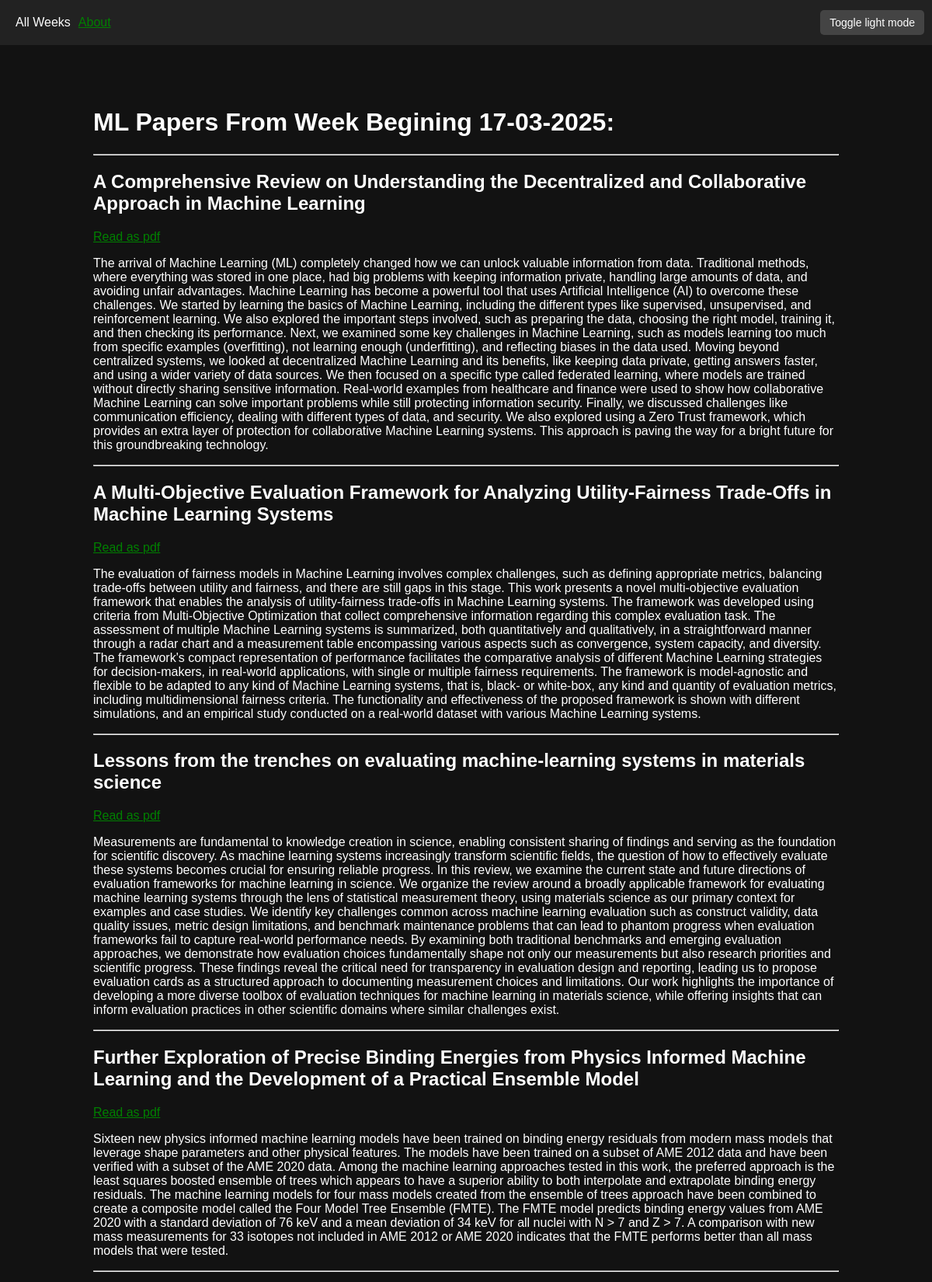
The page / (upper part) on the database its author committed.
### posts/models.py (models this page shows, shortened)
class Week(models.Model):
    date = models.CharField(max_length=17)

class Paper(models.Model):
    title = models.CharField(max_length=200)
    summary = models.TextField()
    link = models.URLField()
    week = models.ForeignKey(Week, related_name="papers", on_delete=models.CASCADE)

### posts/views.py (the view)
# urls.py: 2. Add a URL to urlpatterns:  path('', views.home, name='home')
def home(request):
    return render(request, 'home.html',
                   {'papers': Week.objects.last().papers.all(),
                    'weeks': Week.objects.all().order_by('-id'), # order_by('-id') is used so that weeks are shown in decending order in side bar
                    'week': Week.objects.last()})

### posts/templates/home.html (shortened to what this page needs)
{% extends 'layout.html' %}
{% block main_body %}
    <h1>ML Papers From Week Begining {{week.date}}:</h1>
    {% for paper in papers %}
        <hr>
        <h2>{{ paper.title }}</h2>
        <a href="{{ paper.link }}" target="_blank" rel="noopener noreferrer">Read as pdf</a>
        <p>{{ paper.summary }}</p>
    {% endfor %}
{% endblock %}

### posts/static/css/style.css (style rules this page uses)
body { font-family: Arial, sans-serif; margin: 0; padding: 0; background-color: #121212; color: rgb(255, 255, 255); transition: background 0.3s, color 0.3s; display: flex; flex-direction: column; min-height: 100vh; }
a:link { color: green; }

### rows shown on the page
Week: date "17-03-2025"
Paper: title "A Comprehensive Review on Understanding the Decentralized and Collaborative Approach in Machine Learning", summary "The arrival of Machine Learning (ML) completely changed how we can unlock valuable information from data. Traditional methods, where everything was stored in one place, had big problems with keeping information private, handling large amounts of data, and avoiding unfair advantages. Machine Learning has become a powerful tool that uses Artificial Intelligence (AI) to overcome these challenges. We started by learning the basics of Machine Learning, including the different types like supervised, unsupervised, and reinforcement learning. We also explored the important steps involved, such as preparing the data, choosing the right model, training it, and then checking its performance. Next, we…"
Paper: title "A Multi-Objective Evaluation Framework for Analyzing Utility-Fairness Trade-Offs in Machine Learning Systems", summary "The evaluation of fairness models in Machine Learning involves complex challenges, such as defining appropriate metrics, balancing trade-offs between utility and fairness, and there are still gaps in this stage. This work presents a novel multi-objective evaluation framework that enables the analysis of utility-fairness trade-offs in Machine Learning systems. The framework was developed using criteria from Multi-Objective Optimization that collect comprehensive information regarding this complex evaluation task. The assessment of multiple Machine Learning systems is summarized, both quantitatively and qualitatively, in a straightforward manner through a radar chart and a measurement table…"
Paper: title "Lessons from the trenches on evaluating machine-learning systems in materials science", summary "Measurements are fundamental to knowledge creation in science, enabling consistent sharing of findings and serving as the foundation for scientific discovery. As machine learning systems increasingly transform scientific fields, the question of how to effectively evaluate these systems becomes crucial for ensuring reliable progress. In this review, we examine the current state and future directions of evaluation frameworks for machine learning in science. We organize the review around a broadly applicable framework for evaluating machine learning systems through the lens of statistical measurement theory, using materials science as our primary context for examples and case studies. We…"
Paper: title "Further Exploration of Precise Binding Energies from Physics Informed Machine Learning and the Development of a Practical Ensemble Model", summary "Sixteen new physics informed machine learning models have been trained on binding energy residuals from modern mass models that leverage shape parameters and other physical features. The models have been trained on a subset of AME 2012 data and have been verified with a subset of the AME 2020 data. Among the machine learning approaches tested in this work, the preferred approach is the least squares boosted ensemble of trees which appears to have a superior ability to both interpolate and extrapolate binding energy residuals. The machine learning models for four mass models created from the ensemble of trees approach have been combined to create a composite model called the Four Model Tree…"
